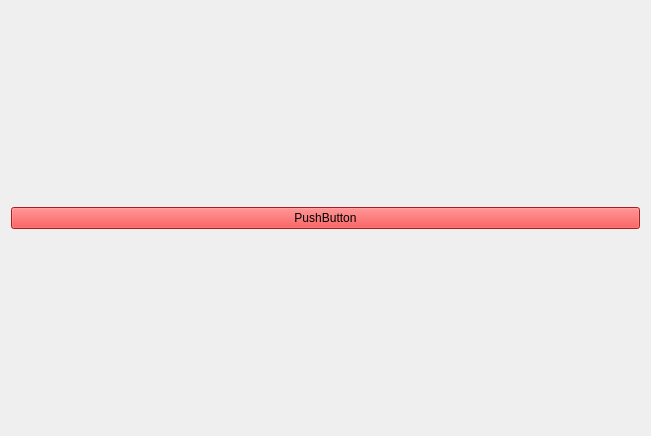
<?xml version="1.0" encoding="UTF-8"?>
<ui version="4.0">
 <class>home</class>
 <widget class="QWidget" name="home">
  <property name="geometry">
   <rect>
    <x>0</x>
    <y>0</y>
    <width>651</width>
    <height>436</height>
   </rect>
  </property>
  <property name="windowTitle">
   <string>home</string>
  </property>
  <layout class="QHBoxLayout" name="horizontalLayout">
   <item>
    <widget class="QPushButton" name="pushButton">
     <property name="styleSheet">
      <string notr="true">background-color: rgb(239, 41, 41);</string>
     </property>
     <property name="text">
      <string>PushButton</string>
     </property>
    </widget>
   </item>
  </layout>
 </widget>
 <layoutdefault spacing="6" margin="11"/>
 <resources/>
 <connections/>
</ui>
